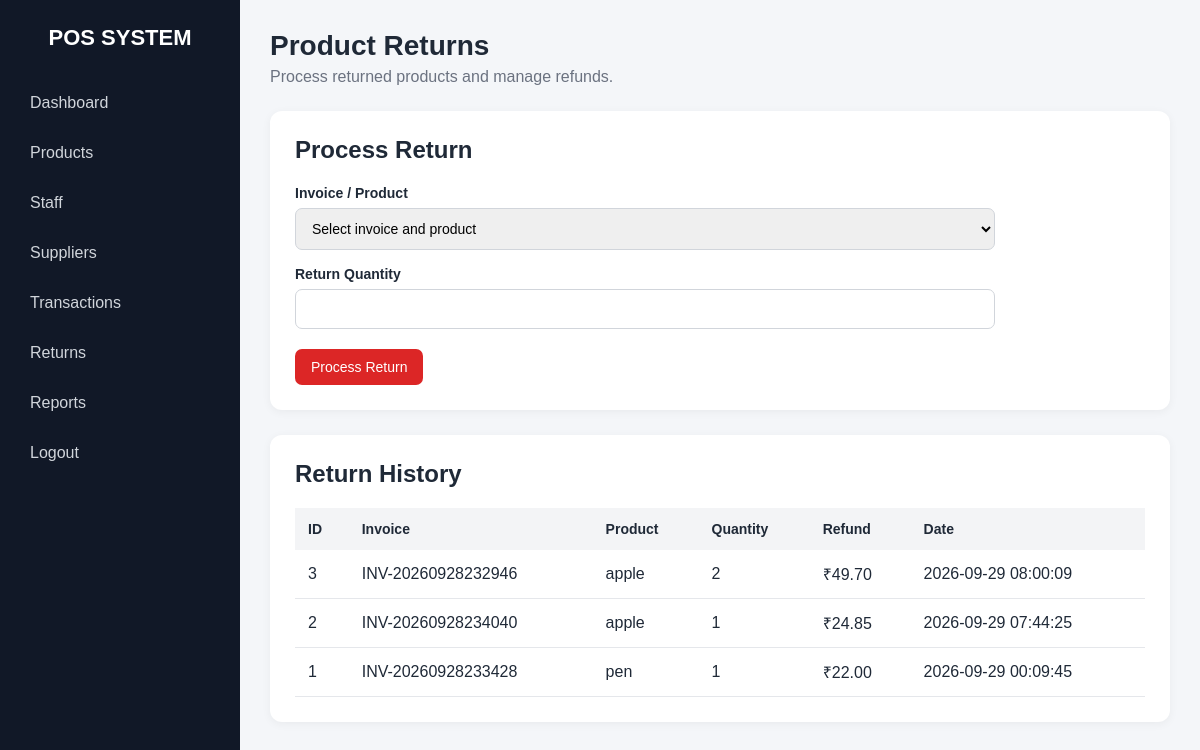
The app's page /returns (signed in) with its own data.
### tables this page shows
CREATE TABLE returns (
        id INTEGER PRIMARY KEY AUTOINCREMENT,
        transaction_id INTEGER NOT NULL,
        product_id INTEGER NOT NULL,
        quantity INTEGER NOT NULL,
        refund_amount REAL NOT NULL,
        created_at TEXT NOT NULL,
        FOREIGN KEY (transaction_id) REFERENCES transactions(id),
        FOREIGN KEY (product_id) REFERENCES products(id)
    );

CREATE TABLE transactions (
            id INTEGER PRIMARY KEY AUTOINCREMENT,
            invoice_no TEXT UNIQUE NOT NULL,
            staff_id INTEGER NOT NULL,
            total REAL NOT NULL,
            payment_method TEXT NOT NULL,
            amount_paid REAL NOT NULL,
            change_amount REAL NOT NULL,
            created_at TEXT NOT NULL,
            FOREIGN KEY (staff_id) REFERENCES users(id)
        );

CREATE TABLE products (
            id INTEGER PRIMARY KEY AUTOINCREMENT,
            name TEXT NOT NULL,
            category TEXT NOT NULL,
            price REAL NOT NULL,
            stock INTEGER NOT NULL,
            supplier TEXT
        );

### app.py (the view)
@app.route("/returns")
def returns():
    if "user_id" not in session:
        return redirect(url_for("home"))
    if session.get("user_role") != "admin":
        return "Access denied"
    connection = sqlite3.connect("pos.db")
    cursor = connection.cursor()
    cursor.execute("""
        SELECT
            returns.id,
            transactions.invoice_no,
            products.name,
            returns.quantity,
            returns.refund_amount,
            returns.created_at
        FROM returns
        JOIN transactions
            ON returns.transaction_id = transactions.id
        JOIN products
            ON returns.product_id = products.id
        ORDER BY returns.id DESC
    """)
    return_list = cursor.fetchall()
    cursor.execute("""
        SELECT
            transaction_items.transaction_id,
            transaction_items.product_id,
            transactions.invoice_no,
            products.name,
            transaction_items.quantity,
            transaction_items.price,
            COALESCE(
                (
                    SELECT SUM(returns.quantity)
                    FROM returns
                    WHERE returns.transaction_id =
                          transaction_items.transaction_id
                    AND returns.product_id =
                          transaction_items.product_id
                ),
                0
            ) AS returned_quantity
        FROM transaction_items
        JOIN transactions
            ON transaction_items.transaction_id =
               transactions.id
        JOIN products
            ON transaction_items.product_id =
               products.id
        ORDER BY transaction_items.id DESC
    """)
    return_items = cursor.fetchall()
    connection.close()
    return render_template(
        "returns.html",
        returns=return_list,
        return_items=return_items
    )

### templates/returns.html (shortened to what this page needs)
<!DOCTYPE html>
<html lang="en">
<head>
    <link
        rel="stylesheet"
        href="{{ url_for('static', filename='style.css') }}"
    >
</head>
<body>
    <div class="sidebar">
        <h2>POS SYSTEM</h2>
        <a href="/admin">Dashboard</a>
        <a href="/products">Products</a>
        <a href="/staff-management">Staff</a>
        <a href="/suppliers">Suppliers</a>
        <a href="/transactions">Transactions</a>
        <a href="/returns">Returns</a>
        <a href="/reports">Reports</a>
        <a href="/logout">Logout</a>
    </div>
    <div class="main-content">
        <div class="topbar">
            <h1>Product Returns</h1>
            <p>
                Process returned products and manage refunds.
            </p>
        </div>
        <div class="section">
            <h2>Process Return</h2>
            <form
                action="/returns/process"
                method="POST"
                class="return-form"
            >
                <label>
                    Invoice / Product
                </label>
                <select
                    name="return_item"
                    id="return_item"
                    required
                >
                    <option value="">
                        Select invoice and product
                    </option>
                </select>
                <label>
                    Return Quantity
                </label>
                <input
                    type="number"
                    name="quantity"
                    min="1"
                    required
                >
                <button
                    type="submit"
                    class="btn btn-danger"
                >
                    Process Return
                </button>
            </form>
        </div>
        <div class="section">
            <h2>Return History</h2>
            {% if returns %}
            <div class="table-container">
                <table>
                    <tr>
                        <th>ID</th>
                        <th>Invoice</th>
                        <th>Product</th>
                        <th>Quantity</th>
                        <th>Refund</th>
                        <th>Date</th>
                    </tr>
                    {% for item in returns %}
                    <tr>
                        <td>
                            {{ item[0] }}
                        </td>
                        <td>
                            {{ item[1] }}
                        </td>
                        <td>
                            {{ item[2] }}
                        </td>
                        <td>
                            {{ item[3] }}
                        </td>
                        <td>
                            ₹{{ "%.2f"|format(item[4]) }}
                        </td>
                        <td>
                            {{ item[5] }}
                        </td>
                    </tr>
                    {% endfor %}
                </table>
            </div>
            {% else %}
            <p>
                No returns have been processed yet.
            </p>
            {% endif %}
        </div>
    </div>
</body>
</html>

### static/style.css (style rules this page uses)
* { margin: 0; padding: 0; box-sizing: border-box; }
body { font-family: Arial, sans-serif; background: #f4f6f9; color: #1f2937; }
a { text-decoration: none; }
.sidebar { position: fixed; left: 0; top: 0; width: 240px; height: 100vh; background: #111827; color: white; padding: 25px 15px; z-index: 1000; }
.sidebar h2 { text-align: center; margin-bottom: 30px; font-size: 22px; }
.sidebar a { display: block; color: #d1d5db; padding: 13px 15px; margin-bottom: 6px; border-radius: 8px; transition: 0.2s; }
.main-content { margin-left: 240px; padding: 30px; min-height: 100vh; }
.topbar { margin-bottom: 25px; }
.topbar h1 { font-size: 28px; margin-bottom: 6px; }
.topbar p { color: #6b7280; }
.section { background: white; padding: 25px; border-radius: 12px; margin-bottom: 25px; box-shadow: 0 2px 10px rgba(0, 0, 0, 0.05); }
.section h2 { margin-bottom: 20px; }
table { width: 100%; border-collapse: collapse; }
table th { background: #f3f4f6; text-align: left; padding: 13px; font-size: 14px; }
table td { padding: 13px; border-bottom: 1px solid #e5e7eb; }
.btn { display: inline-block; padding: 10px 16px; border: none; border-radius: 7px; cursor: pointer; font-size: 14px; margin-right: 5px; }
.btn-danger { background: #dc2626; color: white; }
input, select, textarea { width: 100%; padding: 11px 12px; margin-top: 6px; margin-bottom: 18px; border: 1px solid #d1d5db; border-radius: 7px; font-size: 14px; }
label { font-weight: 600; font-size: 14px; }
form { max-width: 650px; }

### templates/returns.html (style rules this page uses)
.return-form { max-width: 700px; }
.return-form select, .return-form input[type="number"] { width: 100%; box-sizing: border-box; margin-bottom: 15px; }
.return-form button { margin-top: 5px; }
.table-container { width: 100%; overflow-x: auto; -webkit-overflow-scrolling: touch; }
.table-container table { min-width: 750px; }

### records on screen
returns: id "3", invoice_no "INV-20260928232946", name "apple", quantity "2", refund_amount "49.70", created_at "2026-09-29 08:00:09"
returns: id "2", invoice_no "INV-20260928234040", name "apple", quantity "1", refund_amount "24.85", created_at "2026-09-29 07:44:25"
returns: id "1", invoice_no "INV-20260928233428", name "pen", quantity "1", refund_amount "22.00", created_at "2026-09-29 00:09:45"
